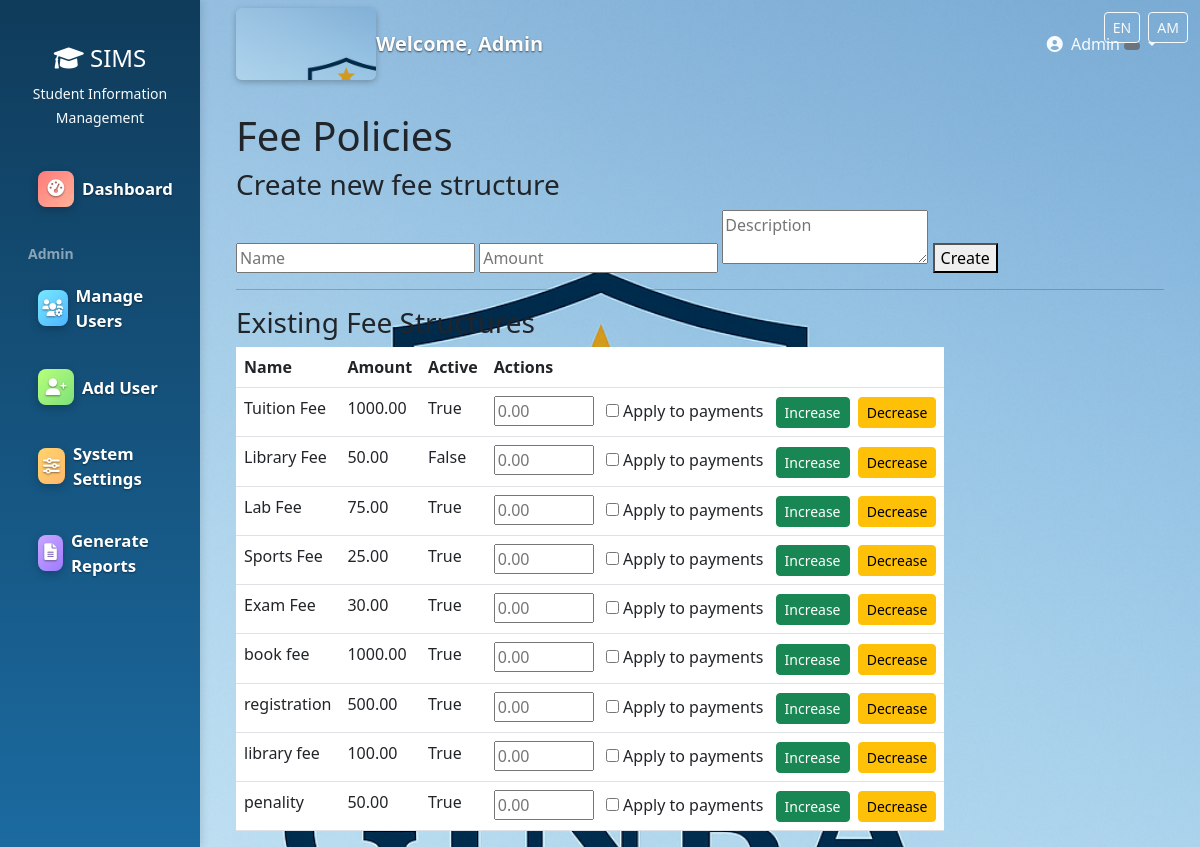
Page /finance/fee-policies/ (signed in) on the earlier database version.
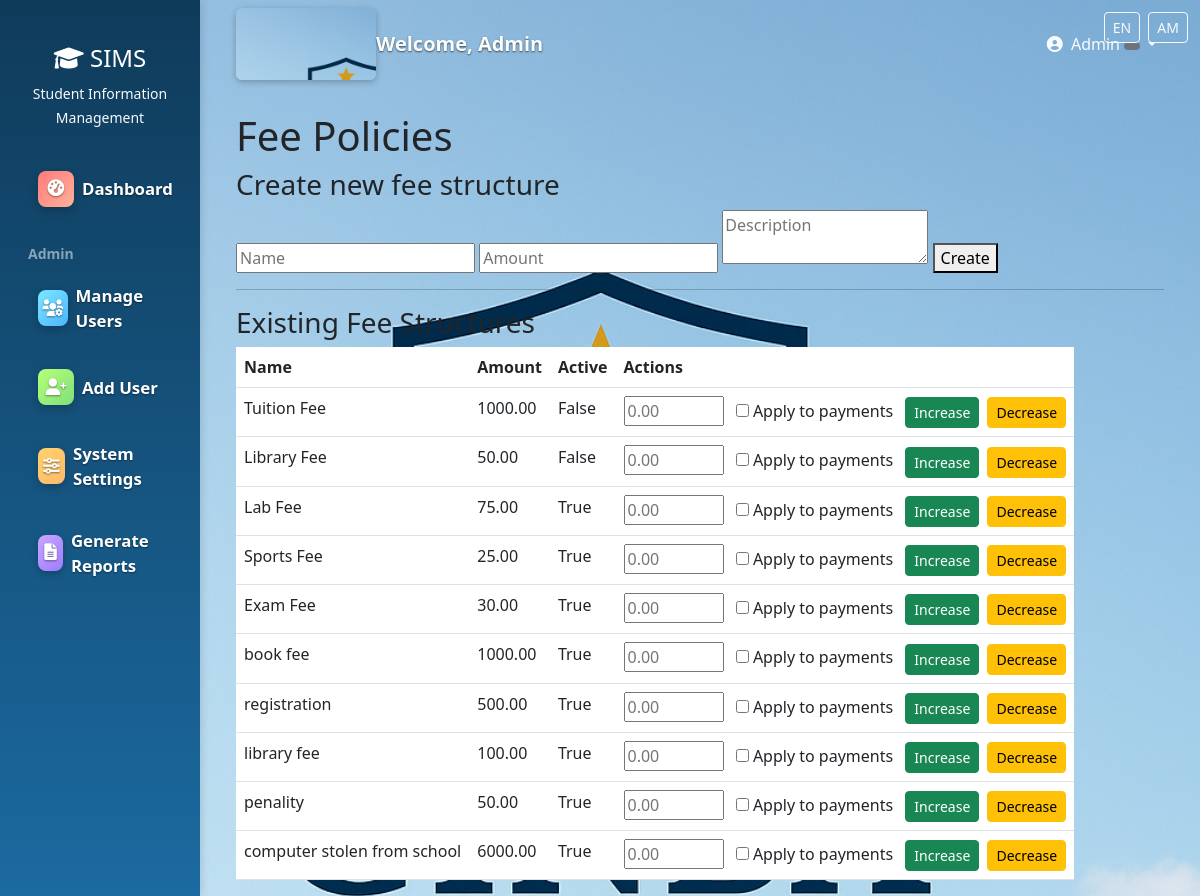
Same page on the later database version.
### payments/models.py (models this page shows, shortened)
class FeeStructure(models.Model):
    name = models.CharField(max_length=100)
    amount = models.DecimalField(max_digits=10, decimal_places=2)
    description = models.TextField()
    is_active = models.BooleanField(default=True)
    created_by = models.ForeignKey(User, on_delete=models.CASCADE)
    created_at = models.DateTimeField(auto_now_add=True)

### users/decorators.py (the view)
        def wrapper(request, *args, **kwargs):
            if request.user.is_authenticated:
                if request.user.role in allowed_roles or request.user.is_superuser:
                    return view_func(request, *args, **kwargs)
            messages.error(request, "You don't have permission to access this page.")
            return redirect('dashboard')

### finance/views.py (called while the page is built, shortened)
@finance_required
def update_fee_policies(request):
    fee_structures = FeeStructure.objects.all()
    context = {
        'fee_structures': fee_structures,
    }
    return render(request, 'finance/update_fee_policies.html', context)

### finance/templates/finance/update_fee_policies.html (shortened to what this page needs)
{% extends 'base.html' %}
{% block content %}
<h1>Fee Policies</h1>
<form method="post">{% csrf_token %}
  <h3>Create new fee structure</h3>
  <input type="text" name="name" placeholder="Name" />
  <input type="text" name="amount" placeholder="Amount" />
  <textarea name="description" placeholder="Description"></textarea>
  <button type="submit" name="create">Create</button>
</form>
<hr/>
<h3>Existing Fee Structures</h3>
<table class="table">
  <thead><tr><th>Name</th><th>Amount</th><th>Active</th><th>Actions</th></tr></thead>
  <tbody>
  {% for f in fee_structures %}
    <tr>
      <td>{{ f.name }}</td>
      <td>{{ f.amount }}</td>
      <td>{{ f.is_active }}</td>
      <td>
        <form method="post" style="display:inline" class="adjust-form">{% csrf_token %}
          <input type="number" step="0.01" name="adjust_amount" placeholder="0.00" style="width:100px" />
          <label style="margin-left:8px"><input type="checkbox" name="apply_to_payments" value="1" /> Apply to payments</label>
          <button type="submit" name="increase" class="btn btn-sm btn-success" style="margin-left:8px">Increase</button>
          <button type="submit" name="decrease" class="btn btn-sm btn-warning" style="margin-left:4px">Decrease</button>
        </form>
      </td>
    </tr>
  {% empty %}
    <tr><td colspan="4">No fee structures defined</td></tr>
  {% endfor %}
  </tbody>
</table>
{% endblock %}

Differences in the rows shown:
changed FeeStructure "Tuition Fee": is_active "True" → "False"
added FeeStructure: name "computer stolen from school", amount "6000.00", is_active "True"
